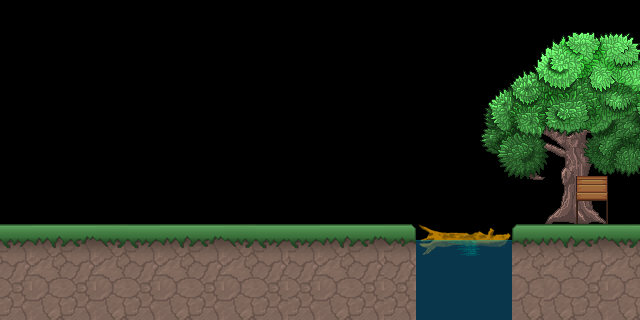

Below is a game level as drawn by its tile map, then a one-line description and the .tmx that defines it (tile-layer data replaced by summaries):
An orthogonal 20x10 tile map with 32x32 px tiles, 4 tile layers (ground, wood, water, panel), 1 hidden layer not drawn, 4 tilesets and 5 objects (2x Ground, Position, Message, Water).

<map version="1.0" orientation="orthogonal" renderorder="right-down" width="20" height="10" tilewidth="32" tileheight="32" nextobjectid="36">
 <properties>
  <property name="Weather" value="Sunny" />
 </properties>
 <tileset firstgid="1" name="wood" tilewidth="32" tileheight="32" tilecount="3" columns="3">
  <image source="wood.png" width="96" height="32" />
 </tileset>
 <tileset firstgid="4" name="grass" tilewidth="32" tileheight="32" tilecount="320" columns="16">
  <image source="grass.png" width="512" height="640" />
 </tileset>
 <tileset firstgid="324" name="terrain_atlas" tilewidth="32" tileheight="32" tilecount="1024" columns="32">
  <image source="terrain_atlas.png" width="1024" height="1024" />
  <terraintypes>
   <terrain name="水" tile="-1" />
  </terraintypes>
  <tile id="267">
   <properties>
    <property name="Collidable" type="bool" value="true" />
   </properties>
  </tile>
  <tile id="291" terrain="0,0,0,0" />
  <tile id="355" terrain="0,0,0," />
  <tile id="356" terrain="0,0,," />
  <tile id="357" terrain="0,0,,0" />
  <tile id="387" terrain="0,,0," />
  <tile id="389" terrain=",0,,0" />
  <tile id="419" terrain="0,,0,0" />
  <tile id="420" terrain=",,0,0" />
  <tile id="421" terrain=",0,0,0" />
  <tile id="437">
   <animation>
    <frame tileid="405" duration="300" />
    <frame tileid="437" duration="300" />
   </animation>
  </tile>
  <tile id="451" terrain="0,0,0,0" />
  <tile id="452" terrain="0,0,0,0" />
  <tile id="453" terrain="0,0,,0" />
 </tileset>
 <tileset firstgid="1348" name="speech_bubble" tilewidth="32" tileheight="32" tilecount="4" columns="2">
  <image source="speech_bubble.png" width="64" height="83" />
 </tileset>
 <layer name="ground" width="20" height="10">
  <data>[200 cells, 81 non-empty, 48 distinct tile ids]</data>
 </layer>
 <layer name="wood" width="20" height="10">
  <properties>
   <property name="Action" value="Move" />
   <property name="Delay" type="float" value="2" />
   <property name="Duration" type="float" value="3" />
   <property name="IsWeather" type="bool" value="true" />
   <property name="RainyTileX" type="int" value="0" />
   <property name="RainyTileY" type="int" value="0" />
   <property name="SunnyTileX" type="int" value="0" />
   <property name="SunnyTileY" type="int" value="-2" />
  </properties>
  <data>[200 cells, 3 non-empty, 3 distinct tile ids]</data>
 </layer>
 <layer name="water" width="20" height="10" opacity="0.5">
  <properties>
   <property name="Action" value="Move" />
   <property name="Delay" type="float" value="2" />
   <property name="Duration" type="float" value="3" />
   <property name="IsWeather" type="bool" value="true" />
   <property name="RainyTileX" type="int" value="0" />
   <property name="RainyTileY" type="int" value="0" />
   <property name="SunnyTileX" type="int" value="0" />
   <property name="SunnyTileY" type="int" value="-2" />
  </properties>
  <data>[200 cells, 9 non-empty, 3 distinct tile ids]</data>
 </layer>
 <layer name="panel" width="20" height="10">
  <data>[200 cells, 2 non-empty, 2 distinct tile ids]</data>
 </layer>
 <objectgroup name="roles">
  <object id="1" name="doll" type="Position" x="20" y="224" />
 </objectgroup>
 <objectgroup name="interaction">
  <object id="27" name="panel" type="Message" x="576.143" y="174.793" width="32" height="26.0868">
   <properties>
    <property name="LayerName" value="message_1" />
   </properties>
  </object>
 </objectgroup>
 <layer name="message_1" width="20" height="10" visible="0">
  <data>[200 cells, 4 non-empty, 4 distinct tile ids]</data>
 </layer>
 <objectgroup color="#000000" name="barriers">
  <object id="28" name="g_1" type="Ground" x="0" y="224" width="416" height="96" />
  <object id="29" name="g_2" type="Ground" x="512" y="224" width="128" height="96" />
  <object id="31" name="w_1" type="Water" x="416" y="224" width="96" height="96">
   <properties>
    <property name="parentLayer" value="water" />
   </properties>
  </object>
 </objectgroup>
</map>
